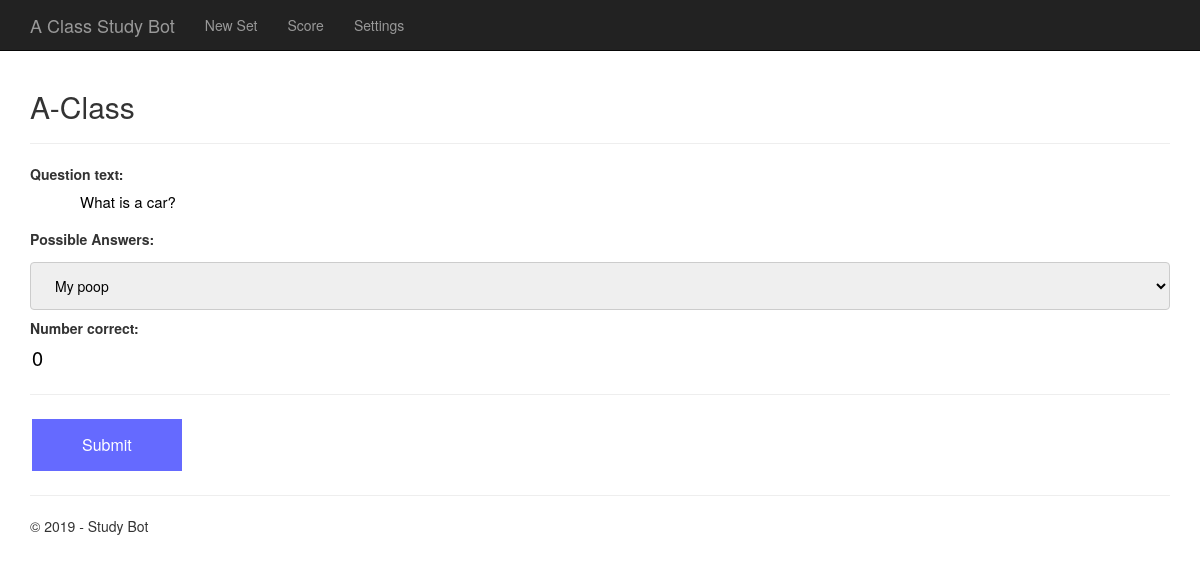
/, run on an earlier commit of the app's database.
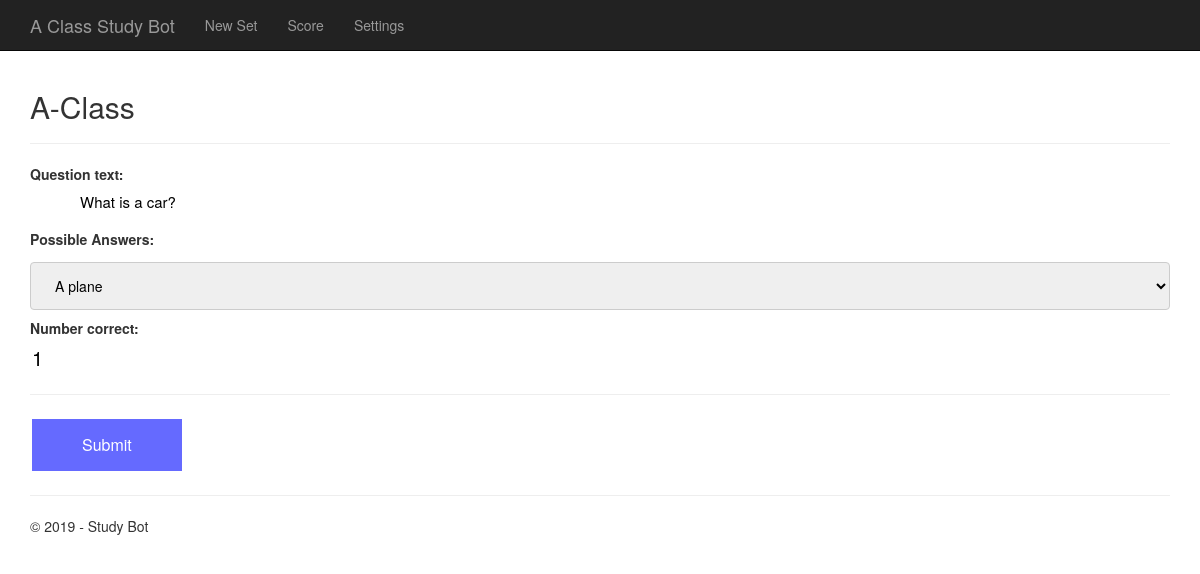
And on a later commit of the database.
### app/models.py (models this page shows)
class Question(models.Model):
    question_text = models.TextField()
    question_type = models.TextField()
    correct_Ans = models.TextField()
    incorrect_1 = models.TextField()
    incorrect_2 = models.TextField()
    incorrect_3 = models.TextField()
    number_correct = models.IntegerField()

### app/views.py (the view)
# urls.py: url(r'^$', app.views.newQuestion, name='newQuestion'),
def newQuestion(request):
    if request.method == 'POST':
        form = QuestionForm(request.POST)
        question = Question.objects.get(question_text = request.POST.get('question_text'))
        if request.POST.get('possible_answers') == 'True':
            question.number_correct = question.number_correct + 1
            question.save()
            return render(
                request,
                'app/correct.html',
                {
                    'title': 'Correct',
                    'year':datetime.now().year
                }
            )
        else:
            question.number_correct = 0
            question.save()
            return render(
                request,
                'app/wrong.html',
                {
                    'title': 'Incorrect',
                    'question': question.question_text,
                    'correct_answer': question.correct_Ans,
                    'year':datetime.now().year
                }
            )
    else:
        assert isinstance(request, HttpRequest)
        number_of_ques = NumQuestions.objects.get(id = 1)
        number_of_ques = number_of_ques.number_questions
        question_set = []
        selected_ids = []
        for x in range(number_of_ques):
            while True:
                select = random.randrange(1, Question.objects.all().count() + 1, 1)
                quest = Question.objects.get(id=select)
                if quest.number_correct < 2:
                    if not select in selected_ids:
                        selected_ids.append(select)
                        break
            choices = [(True, quest.correct_Ans ),(False, quest.incorrect_1),(False, quest.incorrect_2),(False, quest.incorrect_3),]
            random.shuffle(choices)
            form = QuestionForm(initial={'question_text': quest.question_text, 'number_correct': quest.number_correct}, answers = choices)
            question_set.append(form)
        return render(
            request,
            'app/newQuestion.html',
            {
                'title':quest.question_type,
                'year':datetime.now().year,
                'forms':question_set,
            }
        )

### app/templates/app/newQuestion.html (shortened to what this page needs)
{% extends "app/layout.html" %}
{% block content %}
<h2>{{ title }}</h2>
<hr>
<form action="/question" method="post">
    {% for form in forms %}
        {{ form }}
        <hr>
    {% endfor %}
    <input type="submit" value="Submit" />
</form>
{% endblock %}

What changed in the data, as far as the page shows it:
changed Question "A-Class": number_correct "0" → "1"
Also different on the page:
form field possible_answers: "My poop" → "A plane"
